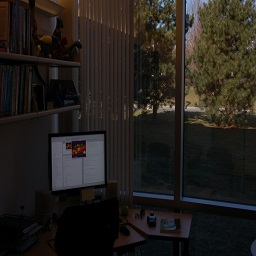
%> input picture DIP/Assignment1/Images/office.jpg, 256 x 256 px
$ octave Question2_HistogramEqulization.m   (GNU Octave 9; MATLAB toolbox functions it lacks are replaced by stand-ins)
%> lines starting %> are read from the running program, lines starting %| are printed output that depends on the picture
clear;
clc;
sImgPath='D:\MS CSE\Assignments\DIP\assignment1\assigment1\office.jpg';
sImg=imread(sImgPath);
%> sImg is the input picture: size 256x256x3 uint8; mean R, G, B 35.5, 31.6, 27.3
[i,j,k]=size(sImg);
%> i = 256; j = 256; k = 3


 Hist=zeros(255,1,3);
%  Compute Histogram
   for p=1:i
       for q=1:j
           Hist(sImg(p,q)+1)=Hist(sImg(p,q)+1)+1;
       end
   end


%   Compute PDF
   pHist=Hist;
   pHist(:)=pHist(:)/(i*j);

%  Compute CDF
cdf=pHist;
   for p=2:255
       cdf(p)=cdf(p)+cdf(p-1);
   end


%    Final Mapping
   Result=zeros(i,j,3);
   Result(:,:,:)=cdf(sImg(:,:,:)+1);
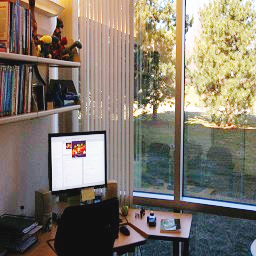
%> Result: size 256x256x3 double; mean R, G, B 0.508, 0.474, 0.423

   Result=Result*255;
   Result=uint8(Result);
%> Result: size 256x256x3 uint8

%    Compute Histogram for Resultant image
    ResultHist=zeros(255,1,3);
   for p=1:i
       for q=1:j
           ResultHist(Result(p,q)+1)=ResultHist(Result(p,q)+1)+1;
       end
   end

ResultHist=ResultHist/(i*j);


subplot(2,2,1),imshow(sImg),title('Original Image')
subplot(2,2,2),bar(pHist(:,:,1)),title('OriginalHistogram')
subplot(2,2,3),imshow(Result),title('Result')
subplot(2,2,4),bar(ResultHist(:,:,1)),title('Result Histogram')
%> after `title('Result Histogram')`:
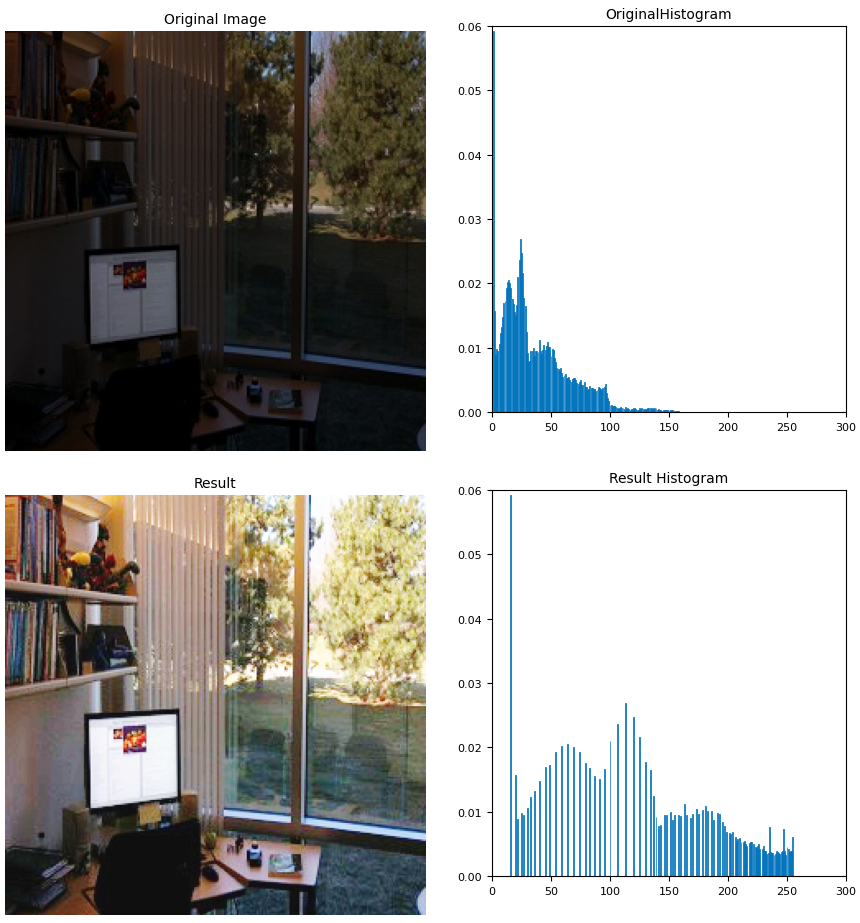
%> figure redrawn from the program's plot data, 4 panels
